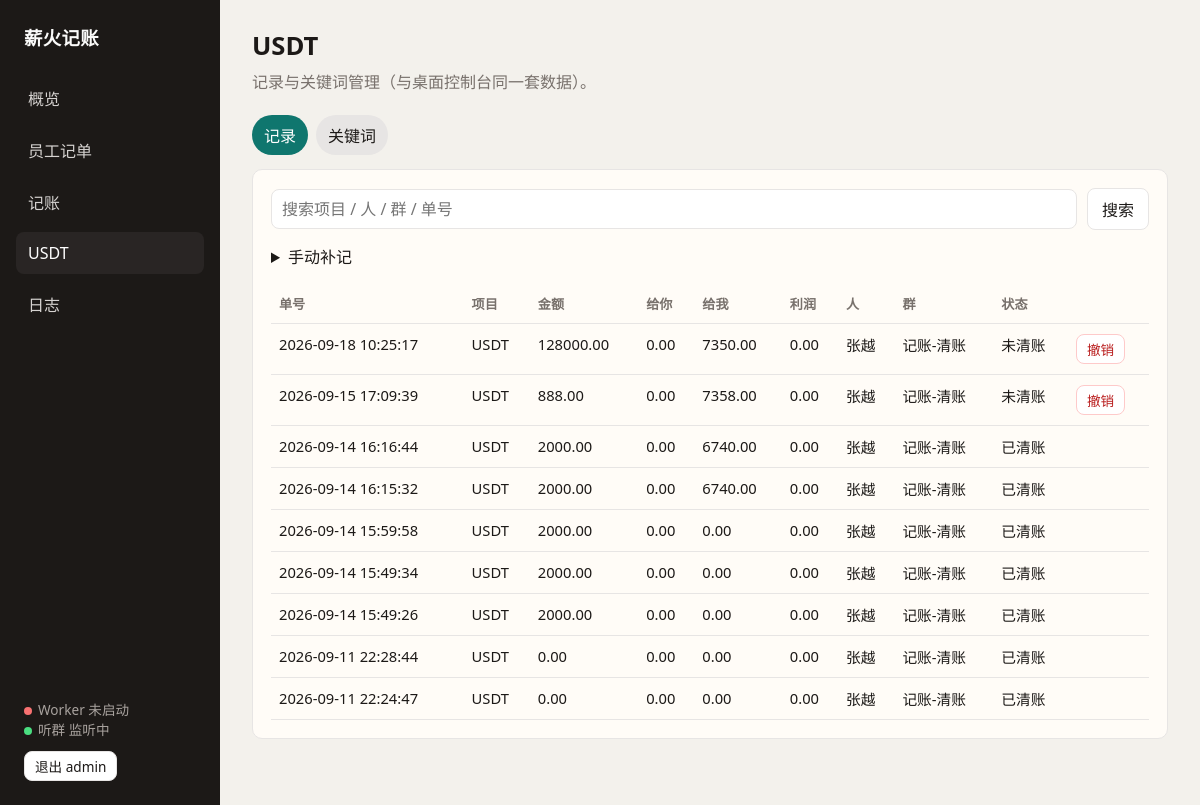
Screenshot of /panel/books/usdt/ (signed in) with the database file from the repository.
### apps/ledger/models.py (models this page shows, shortened)
class LedgerEntry(models.Model):
    class Direction(models.TextChoices):
        INCOME = "INCOME", "收入"
        EXPENSE = "EXPENSE", "支出"
    class Status(models.TextChoices):
        ACTIVE = "ACTIVE", "有效"
        REVERSED = "REVERSED", "已撤销"
        PROCESSED = "PROCESSED", "已清账"
    class Book(models.TextChoices):
        LEDGER = "ledger", "记账表"
        USDT = "usdt", "USDT"
        STAFF_ORDER = "staff_order", "员工记单"
    record_no = models.CharField(max_length=48, unique=True)
    event = models.OneToOneField(
        MessageEvent, on_delete=models.PROTECT, related_name="ledger_entry"
    )
    book = models.CharField(
        "账本",
        max_length=32,
        choices=Book.choices,
        default=Book.LEDGER,
        db_index=True,
    )
    direction = models.CharField(max_length=16, choices=Direction.choices)
    amount = models.DecimalField(max_digits=18, decimal_places=2)
    currency = models.CharField(max_length=4, default="CNY")
    category = models.ForeignKey(
        Category, on_delete=models.PROTECT, related_name="entries"
    )
    employee = models.ForeignKey(
        Employee, on_delete=models.PROTECT, related_name="entries"
    )
    chat_room = models.ForeignKey(
        ChatRoom, on_delete=models.PROTECT, related_name="entries"
    )
    remark = models.CharField(max_length=200, blank=True, default="")
    business_name = models.CharField(
        "项目", max_length=128, blank=True, default=""
    )
    receive_amount = models.DecimalField(
        "金额", max_digits=18, decimal_places=2, default=0
    )
    amount_to_you = models.DecimalField(
        "给你", max_digits=18, decimal_places=2, default=0
    )
    amount_to_me = models.DecimalField(
        "给我", max_digits=18, decimal_places=2, default=0
    )
    profit_amount = models.DecimalField(
        "利润", max_digits=18, decimal_places=2, default=0
    )
    occurred_at = models.DateTimeField()
    status = models.CharField(
        max_length=16, choices=Status.choices, default=Status.ACTIVE
    )
    reversed_at = models.DateTimeField(null=True, blank=True)
    reversed_by = models.ForeignKey(
        Employee,
        null=True,
        blank=True,
        on_delete=models.SET_NULL,
        related_name="reversed_entries",
    )
    reverse_reason = models.CharField(max_length=255, blank=True, default="")
    xinhuo_pushed_at = models.DateTimeField(
        "薪火已推送于", null=True, blank=True, db_index=True
    )
    created_at = models.DateTimeField(auto_now_add=True)
    updated_at = models.DateTimeField(auto_now=True)
    class Meta:
        verbose_name = "账目"
        verbose_name_plural = verbose_name
        indexes = [
            models.Index(fields=["occurred_at"]),
            models.Index(fields=["employee", "status"]),
            models.Index(fields=["chat_room", "direction", "currency"]),
            models.Index(fields=["book", "status", "-id"]),
        ]

### apps/chatrooms/models.py (models this page shows, shortened)
class Employee(models.Model):
    class Role(models.TextChoices):
        STAFF = "staff", "员工"
        ADMIN = "admin", "管理员"
        FINANCE = "finance", "财务/组长"
    employee_code = models.CharField("员工编号", max_length=32, unique=True)
    display_name = models.CharField("显示名", max_length=64)
    role = models.CharField(max_length=16, choices=Role.choices, default=Role.STAFF)
    enabled = models.BooleanField(default=True)
    created_at = models.DateTimeField(auto_now_add=True)
    updated_at = models.DateTimeField(auto_now=True)
    class Meta:
        verbose_name = "员工"
        verbose_name_plural = verbose_name

class ChatRoom(models.Model):
    name = models.CharField("群名称", max_length=128, unique=True)
    alias = models.CharField("别名", max_length=128, blank=True, default="")
    enabled = models.BooleanField("启用监听", default=True)
    strict_prefix = models.BooleanField("严格前缀", default=True)
    default_currency = models.CharField(max_length=4, default="CNY")
    last_seen_at = models.DateTimeField(null=True, blank=True)
    created_at = models.DateTimeField(auto_now_add=True)
    updated_at = models.DateTimeField(auto_now=True)
    class Meta:
        verbose_name = "聊天群"
        verbose_name_plural = verbose_name

### apps/panel/views.py (the view)
# urls.py: path("books/<str:book>/", views.book_page, name="book"),
@login_required
def book_page(request: HttpRequest, book: str) -> HttpResponse:
    if book not in BOOK_LABELS:
        return redirect("panel:home")
    from apps.panel import services as svc
    q = (request.GET.get("q") or "").strip()
    tab = "keywords" if request.GET.get("tab") == "keywords" else "records"
    ctx = {"book": book, "book_label": BOOK_LABELS[book], "q": q, "tab": tab}
    if tab == "keywords":
        ctx["keywords"] = svc.list_keywords(book)
    else:
        ctx["entries"] = svc.list_entries(book, limit=300, q=q)
        ctx["employees"] = svc.list_employees()
        ctx["rooms"] = svc.list_enabled_rooms()
    return render(request, "panel/book.html", _nav_ctx(**ctx))

### apps/panel/services.py (called while the page is built, shortened)
def ensure_django() -> None:
    global _django_ready
    if _django_ready:
        return

def list_employees() -> list[str]:
    ensure_django()
    from apps.chatrooms.models import Employee
    return list(
        Employee.objects.filter(enabled=True)
        .order_by("display_name")
        .values_list("display_name", flat=True)
    )

def list_enabled_rooms() -> list[str]:
    ensure_django()
    from apps.chatrooms.models import ChatRoom
    return list(
        ChatRoom.objects.filter(enabled=True)
        .order_by("name")
        .values_list("name", flat=True)
    )

### apps/panel/views.py (called while the page is built)
def _paused() -> bool:
    return PAUSE_FLAG.exists()

def _worker_running() -> bool:
    from datetime import timedelta
    from django.utils import timezone
    from apps.audit.models import GatewayHeartbeat
    gid = os.getenv("GATEWAY_ID", "wx-gateway-01")
    ts = (
        GatewayHeartbeat.objects.filter(gateway_id=gid)
        .values_list("updated_at", flat=True)
        .first()
    )
    return bool(ts and timezone.now() - ts < timedelta(seconds=90))

def _nav_ctx(**extra):
    ctx = {
        "paused": _paused(),
        "worker_running": _worker_running(),
        "book_labels": BOOK_LABELS,
    }
    ctx.update(extra)
    return ctx

### templates/panel/book.html (shortened to what this page needs)
{% extends "panel/base.html" %}
{% block content %}
<h1 class="page-title">{{ book_label }}</h1>
<p class="page-sub">记录与关键词管理（与桌面控制台同一套数据）。</p>
<div class="tabs">
  <a href="?tab=records" class="{% if tab != 'keywords' %}active{% endif %}">记录</a>
  <a href="?tab=keywords" class="{% if tab == 'keywords' %}active{% endif %}">关键词</a>
</div>
{% if tab != 'keywords' %}
<div class="panel">
  <form method="get" class="row" style="margin-bottom:14px">
    <input class="grow" name="q" value="{{ q }}" placeholder="搜索项目 / 人 / 群 / 单号">
    <button class="btn" type="submit">搜索</button>
  </form>
  <details style="margin-bottom:16px">
    <summary>手动补记</summary>
  </details>
  <table>
    <thead>
      <tr>
        <th>单号</th><th>项目</th>
        {% if book == 'staff_order' %}<th>数量</th><th>方向</th>{% else %}<th>金额</th><th>给你</th><th>给我</th><th>利润</th>{% endif %}
        <th>人</th><th>群</th><th>状态</th><th></th>
      </tr>
    </thead>
    <tbody>
      {% for e in entries %}
      <tr>
        <td>{{ e.record_no }}</td>
        <td>{{ e.business_name }}</td>
        {% if book == 'staff_order' %}
        <td>{{ e.amount }}</td>
        <td>{{ e.direction_label }}</td>
        {% else %}
        <td>{{ e.receive_amount }}</td>
        <td>{{ e.amount_to_you }}</td>
        <td>{{ e.amount_to_me }}</td>
        <td>{{ e.profit_amount }}</td>
        {% endif %}
        <td>{{ e.person }}</td>
        <td>{{ e.room }}</td>
        <td>{{ e.status_label }}</td>
        <td>
          {% if e.status == 'ACTIVE' %}
          <form method="post" action="{% url 'panel:entry_action' book %}">
            <button class="btn small danger" type="submit">撤销</button>
          </form>
          {% endif %}
        </td>
      </tr>
      {% empty %}
      <tr><td colspan="10">暂无记录</td></tr>
      {% endfor %}
    </tbody>
  </table>
</div>
{% endif %}
{% endblock %}

### templates/panel/base.html (shortened to what this page needs)
{% load static %}
<!DOCTYPE html>
<html lang="zh-CN">
<head>
  <link rel="stylesheet" href="{% static 'panel/panel.css' %}">
</head>
<body>
{% if request.user.is_authenticated %}
<div class="layout">
  <aside class="nav">
    <div class="brand">薪火记账</div>
    <a href="{% url 'panel:home' %}" class="{% if request.resolver_match.url_name == 'home' or request.resolver_match.url_name == 'room_detail' %}active{% endif %}">概览</a>
    <a href="{% url 'panel:book' 'staff_order' %}" class="{% if book == 'staff_order' %}active{% endif %}">员工记单</a>
    <a href="{% url 'panel:book' 'ledger' %}" class="{% if book == 'ledger' %}active{% endif %}">记账</a>
    <a href="{% url 'panel:book' 'usdt' %}" class="{% if book == 'usdt' %}active{% endif %}">USDT</a>
    <a href="{% url 'panel:logs' %}" class="{% if request.resolver_match.url_name == 'logs' %}active{% endif %}">日志</a>
    <div class="meta">
      <div><span class="dot {% if worker_running %}on{% else %}off{% endif %}"></span>Worker {% if worker_running %}运行中{% else %}未启动{% endif %}</div>
      <div><span class="dot {% if not paused %}on{% else %}off{% endif %}"></span>听群 {% if paused %}已暂停{% else %}监听中{% endif %}</div>
      <form method="post" action="{% url 'panel:logout' %}" style="margin-top:12px">
        <button class="btn small" type="submit">退出 {{ request.user.username }}</button>
      </form>
    </div>
  </aside>
  <main class="main">
    {% block content %}{% endblock %}
  </main>
</div>
{% else %}
{% block body %}{% endblock %}
{% endif %}
</body>
</html>

### static/panel/panel.css (style rules this page uses)
:root { --bg: #f3f1ec; --surface: #fffcf7; --ink: #1c1917; --muted: #78716c; --line: #e7e5e4; --accent: #0f766e; --accent-2: #115e59; --danger: #b91c1c; --warn: #b45309; --ok: #15803d; --nav: #1c1917; --nav-text: #fafaf9; --radius: 10px; --font: "Segoe UI", "PingFang SC", "Microsoft YaHei", sans-serif; }
* { box-sizing: border-box; }
html, body { margin: 0; padding: 0; }
body { font-family: var(--font); background: var(--bg); color: var(--ink); min-height: 100vh; }
a { color: var(--accent); text-decoration: none; }
.layout { display: grid; grid-template-columns: 220px 1fr; min-height: 100vh; }
.nav { background: var(--nav); color: var(--nav-text); padding: 24px 16px; display: flex; flex-direction: column; gap: 8px; }
.nav .brand { font-size: 1.15rem; font-weight: 700; letter-spacing: 0.02em; margin-bottom: 18px; padding: 0 8px; }
.nav a { color: #d6d3d1; padding: 10px 12px; border-radius: 8px; text-decoration: none; }
.nav a:hover, .nav a.active { background: #292524; color: #fff; text-decoration: none; }
.nav .meta { margin-top: auto; padding: 12px 8px 0; font-size: 0.85rem; color: #a8a29e; }
.dot { display: inline-block; width: 8px; height: 8px; border-radius: 50%; margin-right: 6px; }
.dot.on { background: #4ade80; }
.dot.off { background: #f87171; }
.main { padding: 28px 32px 48px; }
.page-title { margin: 0 0 6px; font-size: 1.6rem; font-weight: 700; }
.page-sub { margin: 0 0 22px; color: var(--muted); }
.panel { background: var(--surface); border: 1px solid var(--line); border-radius: var(--radius); padding: 18px; margin-bottom: 18px; }
.row { display: flex; flex-wrap: wrap; gap: 10px; align-items: center; }
.grow { flex: 1; }
.btn { appearance: none; border: 1px solid var(--line); background: #fff; color: var(--ink); border-radius: 8px; padding: 8px 14px; cursor: pointer; font: inherit; }
.btn.danger { background: #fff; color: var(--danger); border-color: #fecaca; }
.btn.small { padding: 4px 10px; font-size: 0.85rem; }
input, select, textarea { font: inherit; border: 1px solid var(--line); border-radius: 8px; padding: 8px 10px; background: #fff; }
table { width: 100%; border-collapse: collapse; font-size: 0.92rem; }
th, td { text-align: left; padding: 10px 8px; border-bottom: 1px solid var(--line); vertical-align: top; }
th { color: var(--muted); font-weight: 600; font-size: 0.82rem; }
.tabs { display: flex; gap: 8px; margin-bottom: 14px; }
.tabs a { padding: 8px 12px; border-radius: 999px; background: #e7e5e4; color: var(--ink); text-decoration: none; }
.tabs a.active { background: var(--accent); color: #fff; }

### rows the page displays
LedgerEntry: record_no "2026-09-18 10:25:17", business_name "USDT", receive_amount "128000.00", amount_to_you "0.00", amount_to_me "7350.00", profit_amount "0.00"
Employee: person "张越" "张越" "张越" "张越" "张越" "张越" "张越" "张越" "张越"
ChatRoom: room "记账-清账" "记账-清账" "记账-清账" "记账-清账" "记账-清账" "记账-清账" "记账-清账" "记账-清账" "记账-清账"
LedgerEntry: record_no "2026-09-15 17:09:39", business_name "USDT", receive_amount "888.00", amount_to_you "0.00", amount_to_me "7358.00", profit_amount "0.00"
LedgerEntry: record_no "2026-09-14 16:16:44", business_name "USDT", receive_amount "2000.00", amount_to_you "0.00", amount_to_me "6740.00", profit_amount "0.00"
LedgerEntry: record_no "2026-09-14 16:15:32", business_name "USDT", receive_amount "2000.00", amount_to_you "0.00", amount_to_me "6740.00", profit_amount "0.00"
LedgerEntry: record_no "2026-09-14 15:59:58", business_name "USDT", receive_amount "2000.00", amount_to_you "0.00", amount_to_me "0.00", profit_amount "0.00"
LedgerEntry: record_no "2026-09-14 15:49:34", business_name "USDT", receive_amount "2000.00", amount_to_you "0.00", amount_to_me "0.00", profit_amount "0.00"
LedgerEntry: record_no "2026-09-14 15:49:26", business_name "USDT", receive_amount "2000.00", amount_to_you "0.00", amount_to_me "0.00", profit_amount "0.00"
LedgerEntry: record_no "2026-09-11 22:28:44", business_name "USDT", receive_amount "0.00", amount_to_you "0.00", amount_to_me "0.00", profit_amount "0.00"
LedgerEntry: record_no "2026-09-11 22:24:47", business_name "USDT", receive_amount "0.00", amount_to_you "0.00", amount_to_me "0.00", profit_amount "0.00"

### other values shown
{{ request.user.username }} "admin"
{{ book_label }} "USDT"
{{ e.status_label }} "未清账" "未清账" "已清账" "已清账" "已清账" "已清账" "已清账" "已清账" "已清账"
